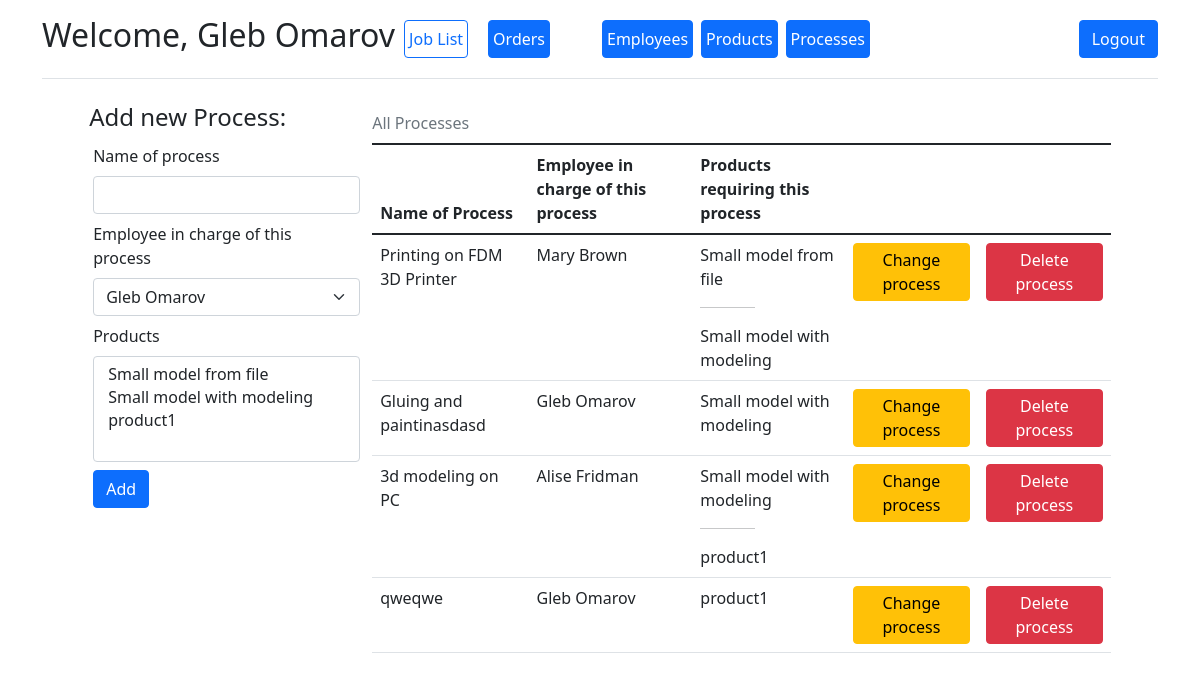
Page /add_process (signed in) on the earlier database version.
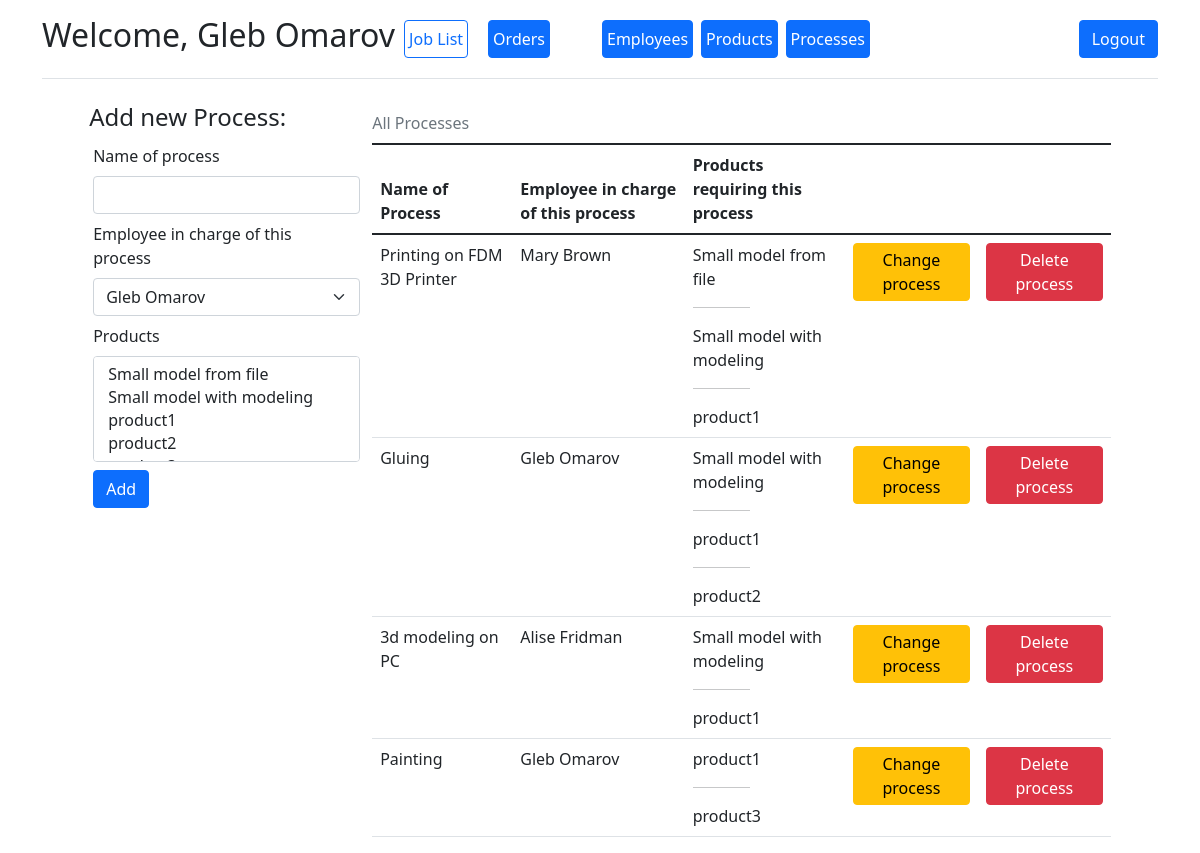
Same page on the later database version.
### app/models.py (models this page shows)
class Process(db.Model):
    process_id = db.Column(db.Integer, primary_key=True, nullable=False, autoincrement=True)
    name = db.Column("Name", db.String)
    responsible_employee = db.Column(db.Integer, db.ForeignKey('employee.id'))
    products = db.relationship("Product", secondary=product_processes, back_populates="processes")
    processes_in_order = db.relationship('ProcessInOrder', backref='Process', lazy='dynamic')

class Employee(db.Model, UserMixin):
    id = db.Column(db.Integer, primary_key=True, nullable=False, autoincrement=True)
    first_name = db.Column("First name", db.String)
    last_name = db.Column("Last name", db.String)
    user_name = db.Column("Username", db.String, unique=True)
    password = db.Column("Password", db.String)
    admin = db.Column("Administrator", db.Boolean, default=False)
    processes = db.relationship('Process', backref='employee', lazy='dynamic')

class Product(db.Model):
    product_id = db.Column(db.Integer, primary_key=True, nullable=False, autoincrement=True)
    name = db.Column("Name", db.String)
    processes = db.relationship("Process", secondary=product_processes, back_populates="products")
    orders = db.relationship("Order", secondary=orders_products, back_populates="products")

### app/routes.py (the view, shortened to what this page needs)
@process_app.route('/add_process', methods=['get', 'post'])
@login_required
def add_process():
    if not current_user.admin:
        return redirect(url_for('dashboard'))
    table = models.Process.query.all()
    form = AddProcess()
    form.employee.choices = [
        (employee.id, f"{employee.first_name} {employee.last_name}") for employee in models.Employee.query.all()
    ]
    form.products.choices = [
        (product.product_id, product.name) for product in models.Product.query.all()
    ]
    return render_template('add_process.html', form=form, table=table)

### app/forms.py
class AddProcess(FlaskForm):
    name = StringField("Name of process", validators=[InputRequired()])
    employee = SelectField("Employee in charge of this process")
    products = SelectMultipleField("Products")
    submit = SubmitField()

### app/__init__.py (called while the page is built)
@login_manager.user_loader
def load_user(user_id):
    return Employee.query.get(int(user_id))

### app/templates/add_process.html (shortened to what this page needs)
{% extends "base.html" %}
{% block content %}
<div class="container">
    <div class="row g-3 justify-content-md-center">
        <form action="" method="post" class="col-3">
            <h4>Add new Process:</h4>
            {{ form.name.label(class="form-label m-1") }}
            {{ form.name(class="form-control m-1") }}
            {{ form.employee.label(class="form-label m-1") }}
            {{ form.employee(class="form-select m-1") }}
            {{ form.products.label(class="form-label m-1") }}
            {{ form.products(class="form-select m-1", size=4, multiple=True) }}
            {{ form.submit(class="btn btn-primary m-1", value="Add") }}
        </form>
        <div class="col-8">
            <table class="table table-hover">
                <caption class="caption-top">All Processes</caption>
                <thead>
                <tr>
                    <th scope="col">Name of Process</th>
                    <th scope="col">Employee in charge of this process</th>
                    <th scope="col">Products requiring this process</th>
                    <th scope="col" style="width:18%;"></th>
                    <th scope="col" style="width:18%;"></th>
                </tr>
                </thead>
                <tbody>
                {% for process in table %}
                <tr>
                    <td>{{ process.name }}</td>
                    <td>
                        {{ process.employee.first_name }} {{ process.employee.last_name }}
                    </td>
                    <td>
                        {% for product in process.products %}
                        {{ product.name }}
                        {% if loop.index < process.products|length %}
                        <br><hr width="40%">
                        {% endif %}
                                                {% endfor %}
                    </td>
                    <td>
                        <button type="button" onclick="change_process('{{process.process_id}}','{{process.name}}','{{process.employee.id}}',[{% for product in process.products %}
                                                                                       {{ product.product_id }},
                                                                                       {% endfor %}])"
                                class="btn btn-warning p-1" data-bs-toggle="modal" data-bs-target="#form_div">Change
                            process
                        </button>
                    </td>
                    <td>
                        <a href="{{ url_for('remove_process', process_id=process.process_id) }}" class="btn btn-danger p-1">Delete
                            process</a>
                    </td>
                </tr>
                {% endfor %}
                </tbody>
            </table>
        </div>
    </div>
</div>
{% endblock %}

Differences in the rows shown:
changed Process "Printing on FDM 3D Printer": gains Product (name "product1")
changed Process: name "Gluing and paintinasdasd" → "Gluing"; gains Product (name "product1")
added Product: name "product2", shown under Process "Gluing"
changed Process: name "qweqwe" → "Painting"
added Product: name "product3", shown under Process "Painting"
Other differences:
form field products: "Small model from file / Small model with modeling / product1" → "Small model from file / Small model with modeling / product1 / product2"
